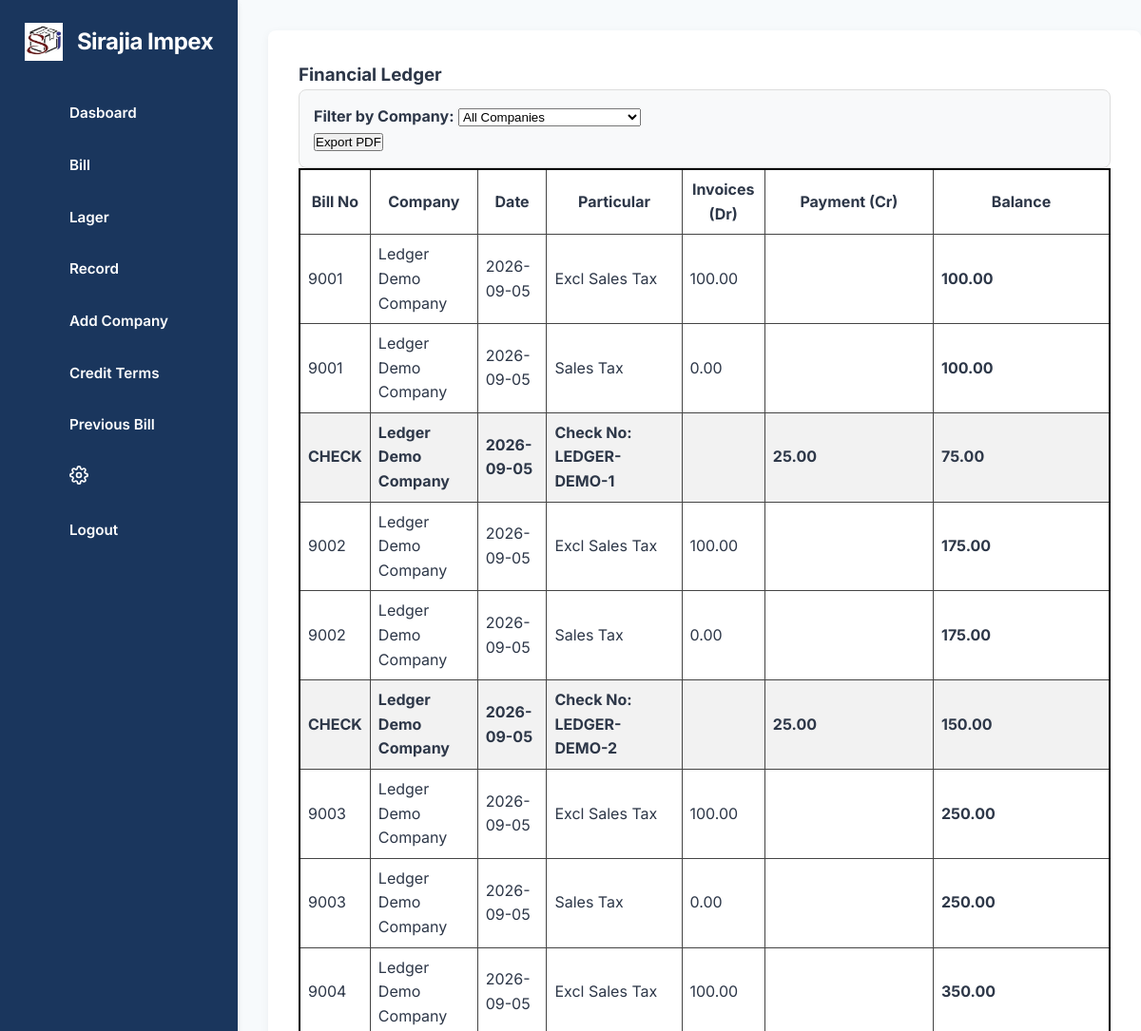
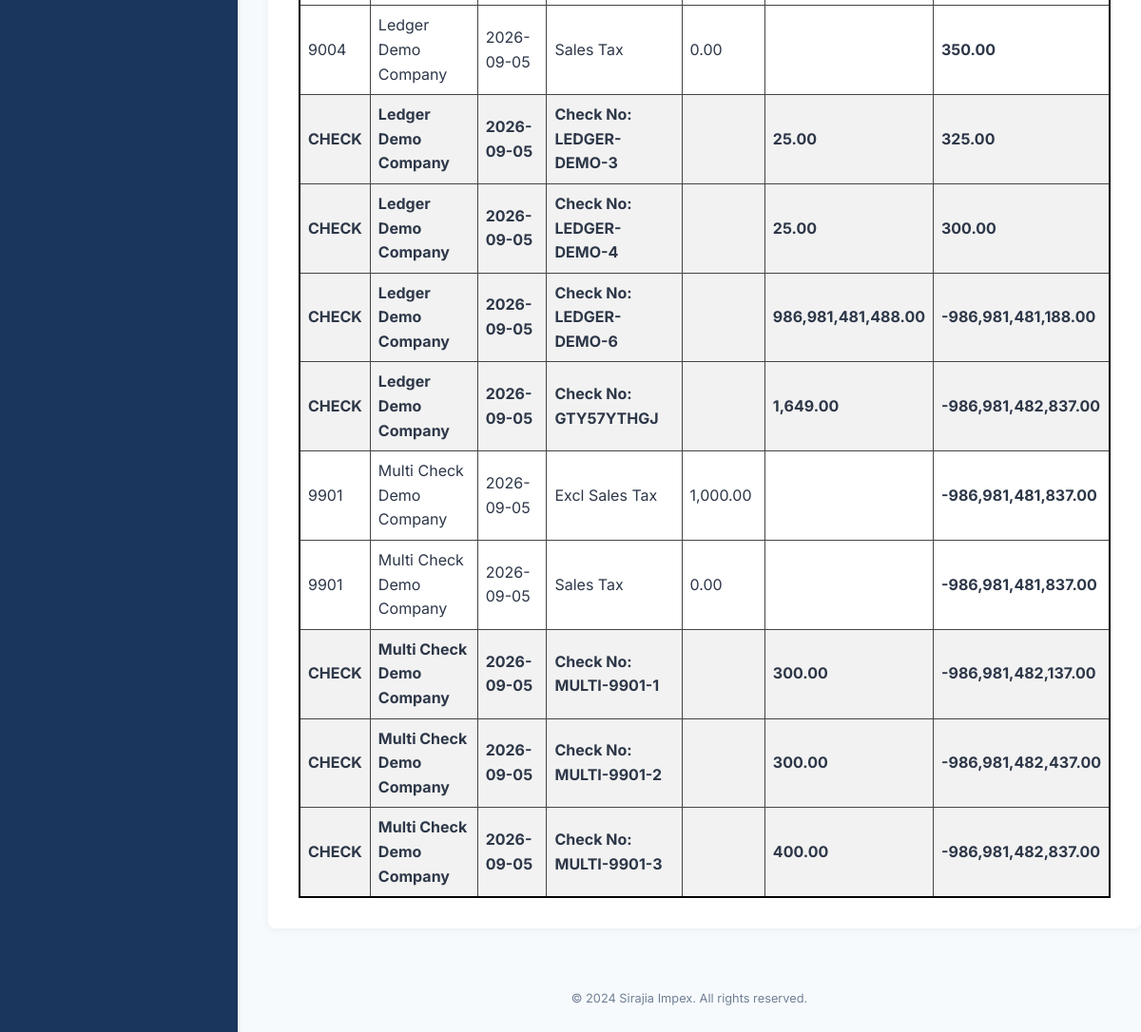
The app's page /lager (signed in) with its own data (2 pictures, top to bottom).
### model/bill.py (models this page shows, shortened)
class Bill(db.Model):
    __tablename__ = 'bill'
    id = db.Column(db.Integer, primary_key=True)
    seller_id = db.Column(db.Integer, db.ForeignKey('seller.id'), nullable=True, index=True)
    company_id = db.Column(db.Integer, db.ForeignKey('company.id'), nullable=True, index=True)
    bill_no = db.Column(db.Integer, nullable=False, index=True)
    date = db.Column(db.Date, nullable=False, index=True)
    created_at = db.Column(db.DateTime, nullable=True, default=datetime.utcnow, index=True)
    po = db.Column(db.String(100), nullable=True)
    dc = db.Column(db.String(100), nullable=True)
    order_no = db.Column(db.String(100), nullable=True)
    invoice_no = db.Column(db.String(255), nullable=True, index=True)
    tax = db.Column(db.Float, nullable=True)
    payment_status = db.Column(db.String(50), nullable=True, default='unpaid', index=True)
    paid_amount = db.Column(db.Float, nullable=True, default=0.0)
    sales_tax = db.Column(db.Float, nullable=True)
    grand_total = db.Column(db.Float, nullable=True)
    final_total = db.Column(db.Float, nullable=True)
    check_no = db.Column(db.String(100), nullable=True, index=True)
    clear_date = db.Column(db.Date, nullable=True, index=True)
    gate_pass_no = db.Column(db.String(100), nullable=True, index=True)
    payment = db.Column(db.Float, nullable=True)
    seller = db.relationship('Seller', back_populates='bills')
    company = db.relationship('Company', back_populates='bills')
    items = db.relationship('BillItem', back_populates='bill', cascade='all, delete-orphan')
    payments = db.relationship('Payment', back_populates='bill')
    __table_args__ = (
        db.Index('ix_bill_company_bill_no', 'company_id', 'bill_no'),
    )
    @property
    def company_name(self):
        return self.company.name if self.company else None

### model/company.py (models this page shows, shortened)
class Company(db.Model):
    __tablename__ = 'company'
    id = db.Column(db.Integer, primary_key=True)
    name = db.Column(db.String(255), nullable=False, unique=True, index=True)
    company_name = db.synonym('name')
    address = db.Column(db.String(255), nullable=True)
    ntn = db.Column(db.String(100), nullable=True)
    gst = db.Column(db.String(100), nullable=True)
    payment_days = db.Column(db.Integer, nullable=False, default=0)
    bills = db.relationship('Bill', back_populates='company', cascade='all, delete-orphan')
    payments = db.relationship('Payment', back_populates='company', cascade='all, delete-orphan')

### model/payment.py (models this page shows, shortened)
class Payment(db.Model):
    __tablename__ = 'payment'
    id = db.Column(db.Integer, primary_key=True)
    company_id = db.Column(db.Integer, db.ForeignKey('company.id'), nullable=False, index=True)
    bill_id = db.Column(db.Integer, db.ForeignKey('bill.id'), nullable=True, index=True)
    check_no = db.Column(db.String(100), nullable=False, index=True)
    created_at = db.Column(db.DateTime, nullable=True, default=datetime.utcnow, index=True)
    given_date = db.Column(db.Date, nullable=False, index=True)
    clear_date = db.Column(db.Date, nullable=True, index=True)
    payment = db.Column(db.Float, nullable=False)
    company = db.relationship('Company', back_populates='payments')
    bill = db.relationship('Bill', back_populates='payments')

### main/route_modules/settings.py (the view)
@main_bp.route('/lager')
def lager():
    if 'username' not in session:
        return redirect(url_for('auth.login'))
    companies = company_data.query.all()
    bills = data.query.all()
    payments = payment_data.query.all()
    ledger_entries = [{'kind': 'bill', 'date': bill.date, 'created_at': bill.created_at, 'id': bill.id, 'item': bill} for bill in bills] + [{'kind': 'payment', 'date': payment.clear_date or payment.given_date, 'created_at': payment.created_at, 'id': payment.id, 'item': payment} for payment in payments]
    ledger_entries.sort(key=lambda entry: (entry['created_at'] is None, entry['created_at'] or entry['date'], entry['id']))
    return render_template('lager.html', ledger_entries=ledger_entries, companies=companies)

### templates/lager.html (shortened to what this page needs)
{% extends "base.html" %}
{% block main %}
<div class="ledger-page">
    <h3 class="mb-4 text-center">Financial Ledger</h3>
    <div class="filter-section mb-4">
        <div class="row align-items-center">
            <div class="col-md-4">
                <label for="companyFilter" class="form-label"><strong>Filter by Company:</strong></label>
                <select id="companyFilter" class="form-select" onchange="filterLedger()">
                    <option value="all">All Companies</option>
                </select>
            </div>
            <div class="col-md-3">
                <button type="button" class="btn btn-primary" onclick="exportLedgerPdf()">Export PDF</button>
            </div>
        </div>
    </div>
    {% set ns = namespace(balance=0) %}
    <table class="table table-bordered ledger-table" id="ledgerTable">
        <thead class="table-dark">
            <tr>
                <th>Bill No</th>
                <th>Company</th>
                <th>Date</th>
                <th>Particular</th>
                <th>Invoices (Dr)</th>
                <th>Payment (Cr)</th>
                <th>Balance</th>
            </tr>
        </thead>
        <tbody>
            {% for entry in ledger_entries %}
                {% if entry.kind == 'bill' %}
                    {% set item = entry.item %}
                    {% set final_total = item.final_total | float %}
                    {% set tax = item.tax | float %}
                    {% set ns.balance = ns.balance + final_total %}
                    <tr class="data-row" data-company="{{ item.company_name }}">
                        <td>{{ item.bill_no }}</td>
                        <td>{{ item.company_name }}</td>
                        <td>{{ item.date }}</td>
                        <td>Excl Sales Tax</td>
                        <td>{{ "{:,.2f}".format(final_total) }}</td>
                        <td></td>
                        <td><strong>{{ "{:,.2f}".format(ns.balance) }}</strong></td>
                    </tr>
                    {% set ns.balance = ns.balance + tax %}
                    <tr class="data-row" data-company="{{ item.company_name }}">
                        <td>{{ item.bill_no }}</td>
                        <td>{{ item.company_name }}</td>
                        <td>{{ item.date }}</td>
                        <td>Sales Tax</td>
                        <td>{{ "{:,.2f}".format(tax) }}</td>
                        <td></td>
                        <td><strong>{{ "{:,.2f}".format(ns.balance) }}</strong></td>
                    </tr>
                {% else %}
                    {% set payment_item = entry.item %}
                    {% set ns.balance = ns.balance - (payment_item.payment | float) %}
                    <tr class="payment-row data-row" data-company="{{ payment_item.company.name }}">
                        <td class="text-center">CHECK</td>
                        <td>{{ payment_item.company.name }}</td>
                        <td>{{ entry.date }}</td>
                        <td>Check No: {{ payment_item.check_no }}</td>
                        <td></td>
                        <td class="text-success">{{ "{:,.2f}".format(payment_item.payment | float) }}</td>
                        <td class="text-primary"><strong>{{ "{:,.2f}".format(ns.balance) }}</strong></td>
                    </tr>
                {% endif %}
            {% endfor %}
        </tbody>
    </table>
</div>
{% endblock main %}

### static/css/base.css (style rules this page uses)
:root { --primary-blue: #1a365d; --secondary-blue: #2b6cb0; --accent-red: #e53e3e; --hover-red: #c53030; --light-bg: #f7fafc; --text-dark: #2d3748; --white: #ffffff; }
* { margin: 0; padding: 0; box-sizing: border-box; }
body { font-family: 'Inter', sans-serif; background-color: var(--light-bg); color: var(--text-dark); line-height: 1.6; }

### templates/lager.html (style rules this page uses)
.ledger-table { border: 2px solid #000 !important; width: 100%; border-collapse: collapse; }
.ledger-table th, .ledger-table td { border: 1px solid #444 !important; padding: 8px; }
.payment-row { background-color: #f2f2f2 !important; font-weight: bold; }
.filter-section { background: #f8f9fa; padding: 15px; border-radius: 8px; border: 1px solid #ddd; }

### records on screen
Bill: bill_no "9001", date "2026-09-05", final_total "100.00", bill_no "9001", date "2026-09-05", tax "0.00"
Company: company_name "Ledger Demo Company" "Ledger Demo Company" "Ledger Demo Company" "Ledger Demo Company", company_name "Ledger Demo Company" "Ledger Demo Company" "Ledger Demo Company" "Ledger Demo Company", company.name "Ledger Demo Company" "Ledger Demo Company" "Ledger Demo Company" "Ledger Demo Company" "Ledger Demo Company" "Ledger Demo Company"
Payment: date "2026-09-05", check_no "LEDGER-DEMO-1", payment "25.00"
Bill: bill_no "9002", date "2026-09-05", final_total "100.00", bill_no "9002", date "2026-09-05", tax "0.00"
Payment: date "2026-09-05", check_no "LEDGER-DEMO-2", payment "25.00"
Bill: bill_no "9003", date "2026-09-05", final_total "100.00", bill_no "9003", date "2026-09-05", tax "0.00"
Bill: bill_no "9004", date "2026-09-05", final_total "100.00", bill_no "9004", date "2026-09-05", tax "0.00"
Payment: date "2026-09-05", check_no "LEDGER-DEMO-3", payment "25.00"
Payment: date "2026-09-05", check_no "LEDGER-DEMO-4", payment "25.00"
Payment: date "2026-09-05", check_no "LEDGER-DEMO-6", payment "986,981,481,488.00"
Payment: date "2026-09-05", check_no "GTY57YTHGJ", payment "1,649.00"
Bill: bill_no "9901", date "2026-09-05", final_total "1,000.00", bill_no "9901", date "2026-09-05", tax "0.00"
Company: company_name "Multi Check Demo Company", company_name "Multi Check Demo Company", company.name "Multi Check Demo Company" "Multi Check Demo Company" "Multi Check Demo Company"
Payment: date "2026-09-05", check_no "MULTI-9901-1", payment "300.00"
Payment: date "2026-09-05", check_no "MULTI-9901-2", payment "300.00"
Payment: date "2026-09-05", check_no "MULTI-9901-3", payment "400.00"

### other values on screen
{{ "{:,.2f}".format(ns.balance) }} "100.00" "175.00" "250.00" "350.00" "-986,981,481,837.00"
{{ "{:,.2f}".format(ns.balance) }} "75.00" "150.00" "325.00" "300.00" "-986,981,481,188.00" "-986,981,482,837.00" "-986,981,482,137.00" "-986,981,482,437.00" "-986,981,482,837.00"
